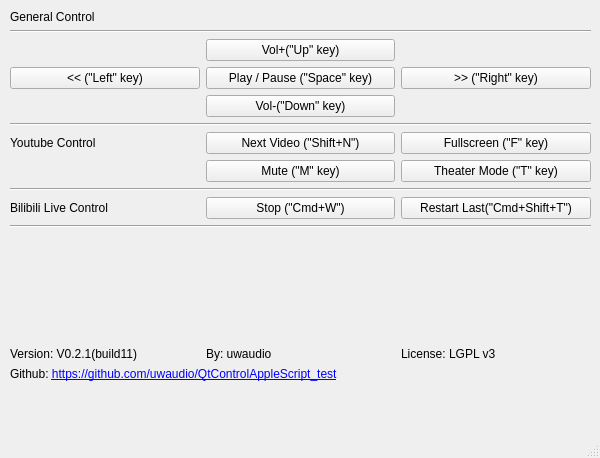
<?xml version="1.0" encoding="UTF-8"?>
<ui version="4.0">
 <class>MainWindow</class>
 <widget class="QMainWindow" name="MainWindow">
  <property name="geometry">
   <rect>
    <x>0</x>
    <y>0</y>
    <width>600</width>
    <height>458</height>
   </rect>
  </property>
  <property name="windowTitle">
   <string>QtControlAppleScript_test</string>
  </property>
  <widget class="QWidget" name="centralwidget">
   <property name="layoutDirection">
    <enum>Qt::LeftToRight</enum>
   </property>
   <widget class="QWidget" name="gridLayoutWidget">
    <property name="geometry">
     <rect>
      <x>10</x>
      <y>10</y>
      <width>581</width>
      <height>371</height>
     </rect>
    </property>
    <layout class="QGridLayout" name="mailGridLayout">
     <item row="2" column="2">
      <widget class="QPushButton" name="btn_up">
       <property name="text">
        <string>Vol+(&quot;Up&quot; key)</string>
       </property>
      </widget>
     </item>
     <item row="6" column="1">
      <widget class="QLabel" name="lb_youtube">
       <property name="maximumSize">
        <size>
         <width>16777215</width>
         <height>19</height>
        </size>
       </property>
       <property name="text">
        <string>Youtube Control</string>
       </property>
      </widget>
     </item>
     <item row="0" column="1">
      <widget class="QLabel" name="lb_general">
       <property name="maximumSize">
        <size>
         <width>16777215</width>
         <height>19</height>
        </size>
       </property>
       <property name="text">
        <string>General Control</string>
       </property>
      </widget>
     </item>
     <item row="1" column="1" colspan="3">
      <widget class="Line" name="line_2">
       <property name="orientation">
        <enum>Qt::Horizontal</enum>
       </property>
      </widget>
     </item>
     <item row="4" column="2">
      <widget class="QPushButton" name="btn_down">
       <property name="text">
        <string>Vol-(&quot;Down&quot; key)</string>
       </property>
      </widget>
     </item>
     <item row="11" column="1">
      <spacer name="verticalSpacer">
       <property name="orientation">
        <enum>Qt::Vertical</enum>
       </property>
       <property name="sizeHint" stdset="0">
        <size>
         <width>20</width>
         <height>40</height>
        </size>
       </property>
      </spacer>
     </item>
     <item row="3" column="1">
      <widget class="QPushButton" name="btn_left">
       <property name="text">
        <string>&lt;&lt; (&quot;Left&quot; key)</string>
       </property>
      </widget>
     </item>
     <item row="12" column="2">
      <widget class="QLabel" name="lb_copyright">
       <property name="text">
        <string>By: uwaudio</string>
       </property>
       <property name="textFormat">
        <enum>Qt::RichText</enum>
       </property>
       <property name="openExternalLinks">
        <bool>true</bool>
       </property>
       <property name="textInteractionFlags">
        <set>Qt::TextBrowserInteraction</set>
       </property>
      </widget>
     </item>
     <item row="3" column="2">
      <widget class="QPushButton" name="btn_playPause">
       <property name="text">
        <string>Play / Pause (&quot;Space&quot; key)</string>
       </property>
      </widget>
     </item>
     <item row="7" column="3">
      <widget class="QPushButton" name="btn_y2b_theater">
       <property name="text">
        <string>Theater Mode (&quot;T&quot; key)</string>
       </property>
      </widget>
     </item>
     <item row="7" column="2">
      <widget class="QPushButton" name="btn_y2b_mute">
       <property name="text">
        <string>Mute (&quot;M&quot; key)</string>
       </property>
      </widget>
     </item>
     <item row="6" column="3">
      <widget class="QPushButton" name="btn_y2b_fullscreen">
       <property name="text">
        <string>Fullscreen (&quot;F&quot; key)</string>
       </property>
      </widget>
     </item>
     <item row="6" column="2">
      <widget class="QPushButton" name="btn_y2b_nextVideo">
       <property name="text">
        <string>Next Video (&quot;Shift+N&quot;)</string>
       </property>
      </widget>
     </item>
     <item row="5" column="1" colspan="3">
      <widget class="Line" name="line">
       <property name="orientation">
        <enum>Qt::Horizontal</enum>
       </property>
      </widget>
     </item>
     <item row="12" column="3">
      <widget class="QLabel" name="lb_license">
       <property name="text">
        <string>License: LGPL v3</string>
       </property>
      </widget>
     </item>
     <item row="13" column="1" colspan="3">
      <widget class="QLabel" name="lb_github">
       <property name="text">
        <string>Github: &lt;a href=&quot;https://github.com/uwaudio/QtControlAppleScript_test&quot;&gt;https://github.com/uwaudio/QtControlAppleScript_test&lt;/a&gt;</string>
       </property>
       <property name="openExternalLinks">
        <bool>true</bool>
       </property>
       <property name="textInteractionFlags">
        <set>Qt::TextBrowserInteraction</set>
       </property>
      </widget>
     </item>
     <item row="3" column="3">
      <widget class="QPushButton" name="btn_right">
       <property name="text">
        <string>&gt;&gt; (&quot;Right&quot; key)</string>
       </property>
      </widget>
     </item>
     <item row="12" column="1">
      <widget class="QLabel" name="lb_version">
       <property name="text">
        <string>Version: V0.2.1(build11)</string>
       </property>
       <property name="textFormat">
        <enum>Qt::RichText</enum>
       </property>
       <property name="openExternalLinks">
        <bool>true</bool>
       </property>
       <property name="textInteractionFlags">
        <set>Qt::TextBrowserInteraction</set>
       </property>
      </widget>
     </item>
     <item row="8" column="1" colspan="3">
      <widget class="Line" name="line_3">
       <property name="orientation">
        <enum>Qt::Horizontal</enum>
       </property>
      </widget>
     </item>
     <item row="9" column="1">
      <widget class="QLabel" name="lb_youtube_2">
       <property name="maximumSize">
        <size>
         <width>16777215</width>
         <height>19</height>
        </size>
       </property>
       <property name="text">
        <string>Bilibili Live Control</string>
       </property>
      </widget>
     </item>
     <item row="9" column="2">
      <widget class="QPushButton" name="btn_bLive_stopLive">
       <property name="text">
        <string>Stop (&quot;Cmd+W&quot;)</string>
       </property>
      </widget>
     </item>
     <item row="9" column="3">
      <widget class="QPushButton" name="btn_bLive_restartLast">
       <property name="text">
        <string>Restart Last(&quot;Cmd+Shift+T&quot;)</string>
       </property>
      </widget>
     </item>
     <item row="10" column="1" colspan="3">
      <widget class="Line" name="line_4">
       <property name="orientation">
        <enum>Qt::Horizontal</enum>
       </property>
      </widget>
     </item>
    </layout>
   </widget>
  </widget>
  <widget class="QMenuBar" name="menubar">
   <property name="geometry">
    <rect>
     <x>0</x>
     <y>0</y>
     <width>600</width>
     <height>22</height>
    </rect>
   </property>
  </widget>
  <widget class="QStatusBar" name="statusbar"/>
 </widget>
 <resources/>
 <connections/>
</ui>
